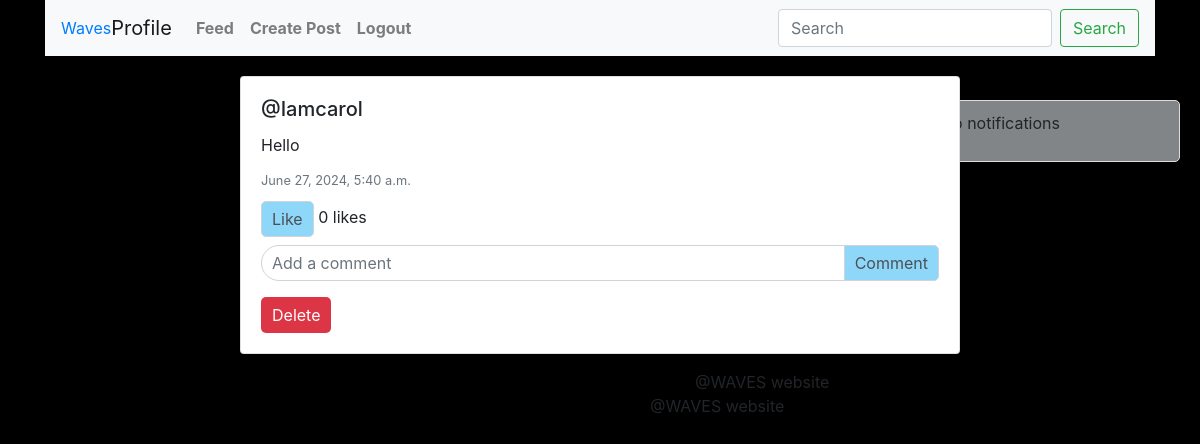
Before: /posts/post/20/ (signed in) with the older database file.
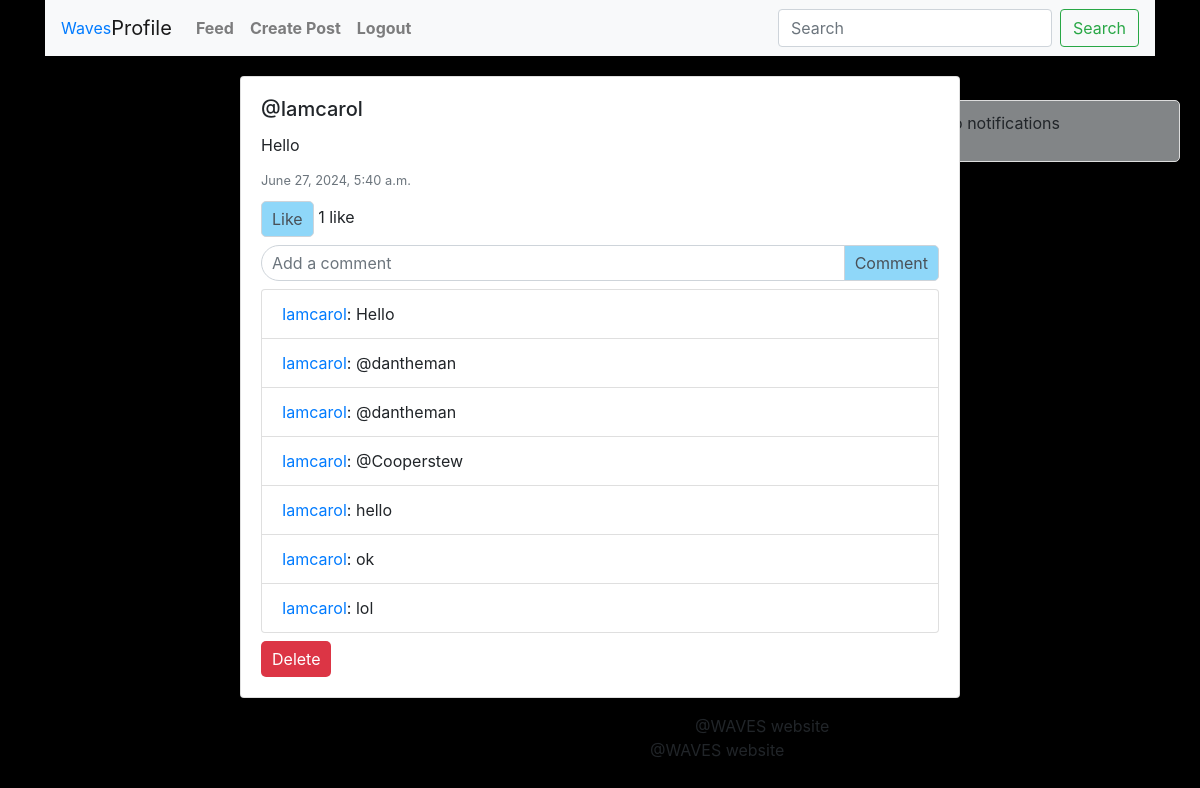
After: the same page with the newer database file.
### posts/models.py (models this page shows, shortened)
class Post(models.Model):
    user = models.ForeignKey(User, on_delete=models.CASCADE)
    content = models.TextField()
    """ uploads all post images to a directory called 'post_images/',
        blank = True to allow it to be left blank,
        and null = True to allow the database
        to store it as a null value incase its left blank """
    image = models.ImageField(upload_to='post_images/', blank=True, null=True)
    created_at = models.DateTimeField(auto_now_add=True)

class Comment(models.Model):
    user = models.ForeignKey(User, on_delete=models.CASCADE)
    post = models.ForeignKey(Post, on_delete=models.CASCADE, related_name='comments')
    parent = models.ForeignKey('self', null=True, blank=True, on_delete=models.CASCADE, related_name='replies')
    content = models.TextField()
    created_at = models.DateTimeField(auto_now_add=True)

### posts/views.py (the view)
# urls.py: path('post/<int:pk>/', views.post_detail, name='post_detail'),
@login_required
def post_detail(request, pk):
    post = get_object_or_404(Post, pk=pk)
    return render(request, 'post_detail.html', {'post': post})

### posts/templates/post_detail.html (shortened to what this page needs)
{% extends 'base.html' %}
{% block content %}
<div class="container" style="max-width: 750px;">
    <div class="card mb-3">
        <div class="card-body">
            <h5 class="card-title">@{{ post.user.username }}</h5>
            <p class="card-text">{{ post.content }}</p>
            <p class="card-text"><small class="text-muted">{{ post.created_at }}</small></p>
            {% if user.is_authenticated %}
                {% if user in post.likes.all %}
                    <a href="{% url 'like_post' post.id %}" class="btn btn-like">Unlike</a>
                {% else %}
                    <a href="{% url 'like_post' post.id %}" class="btn btn-like">Like</a>
                {% endif %}
            {% else %}
                <a href="{% url 'login' %}" class="btn btn-like">Like</a>
            {% endif %}
            <span>{{ post.likes.count }} {% if post.likes.count == 1 %} like{% else %} likes{% endif %}</span>
            <form method="post" action="{% url 'comment_post' post.id %}" class="mt-2">
                <div class="input-group">
                    <input type="text" name="content" class="form-control comment-input" placeholder="Add a comment">
                    <div class="input-group-append">
                        <button class="btn btn-outline-secondary btn-comment" type="submit">Comment</button>
                    </div>
                </div>
            </form>
            <ul class="list-group mt-2">
                {% for comment in post.comments.all %}
                    <li class="list-group-item">
                        <a href="{% url 'profile' username=comment.user.username %}">{{ comment.user.username }}</a>: {{ comment.content }}
                    </li>
                {% endfor %}
            </ul>
            {% if user == post.user %}
                <a href="{% url 'delete_post' post.id %}" class="btn btn-delete mt-2">Delete</a>
            {% endif %}
        </div>
    </div>
</div>
<footer style=" margin-left: 650px;">@WAVES website</footer>
{% endblock %}

Changed rows visible on the page:
computed for Post "Hello": likes.count "0" → "1"
added Comment: user.username "Iamcarol", content "Hello"
added Comment: user.username "Iamcarol", content "@dantheman"
added Comment: user.username "Iamcarol", content "@dantheman"
added Comment: user.username "Iamcarol", content "@Cooperstew"
added Comment: user.username "Iamcarol", content "hello"
added Comment: user.username "Iamcarol", content "ok"
added Comment: user.username "Iamcarol", content "lol"
Other visible differences:
text no longer shown: "likes"
text now shown: "like"
